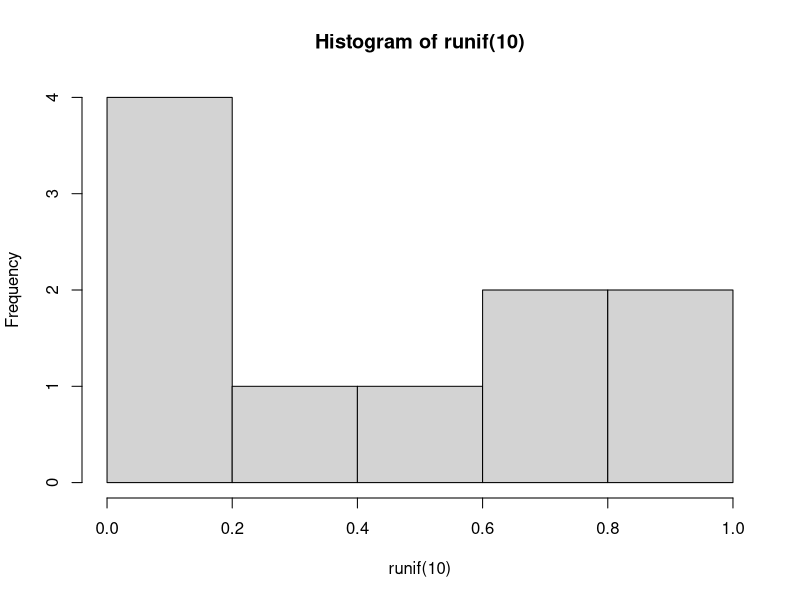
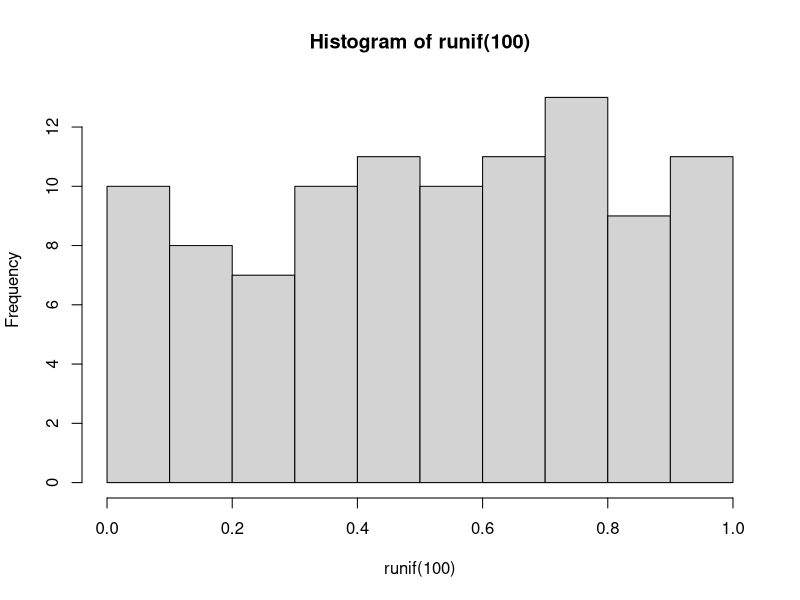
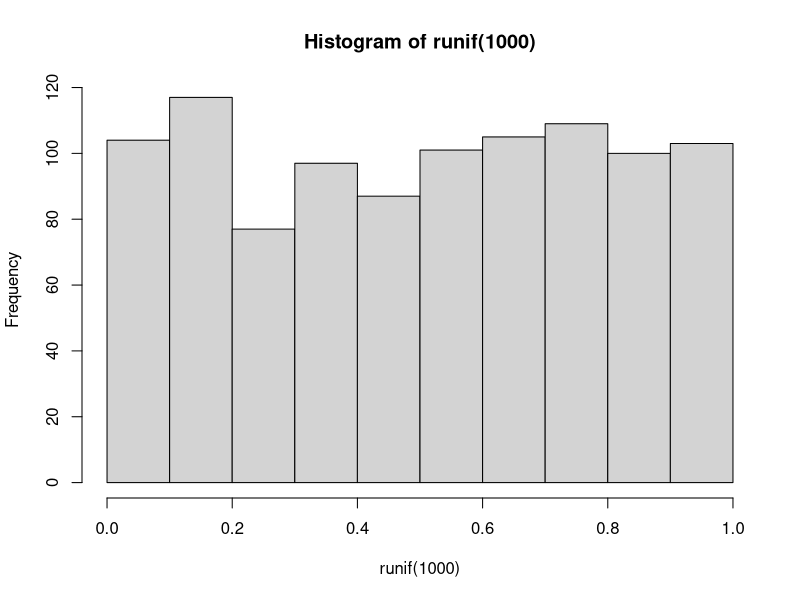
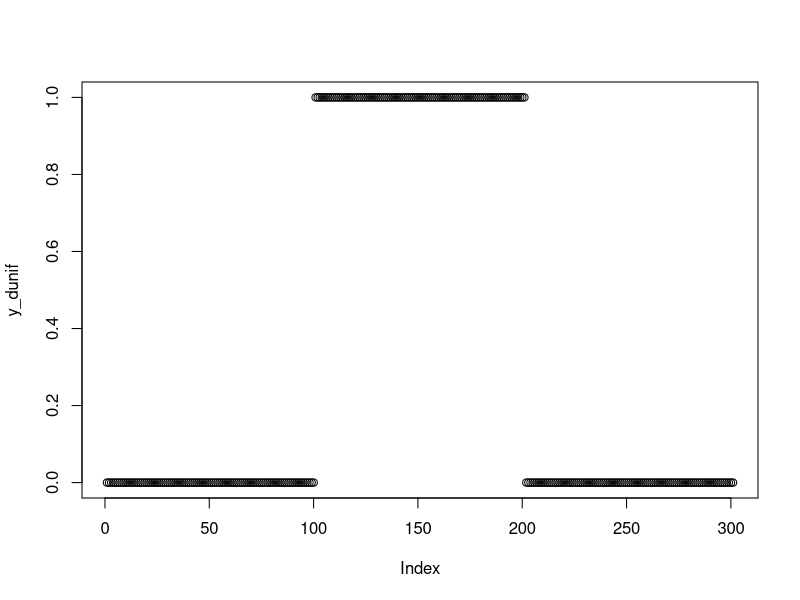

Here is the R script that generated these plots, in order:
hist(runif(10))
hist(runif(100))
hist(runif(1000))

x_dunif <- seq(-1, 2, by = 0.01)     
y_dunif <- dunif(x_dunif) 
plot(y_dunif)

